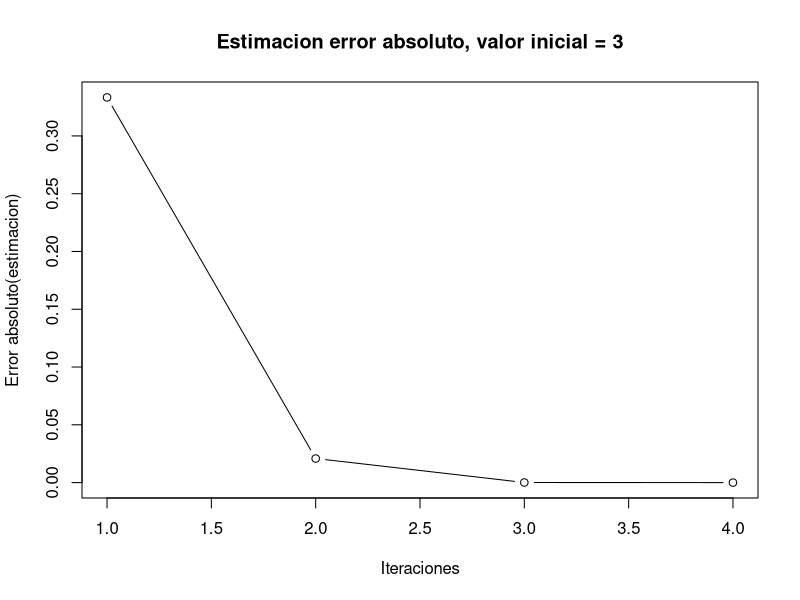
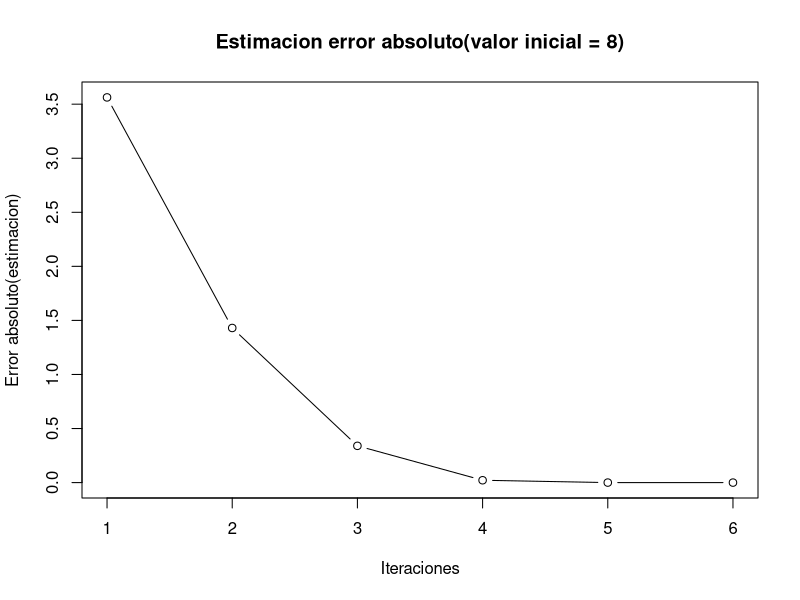
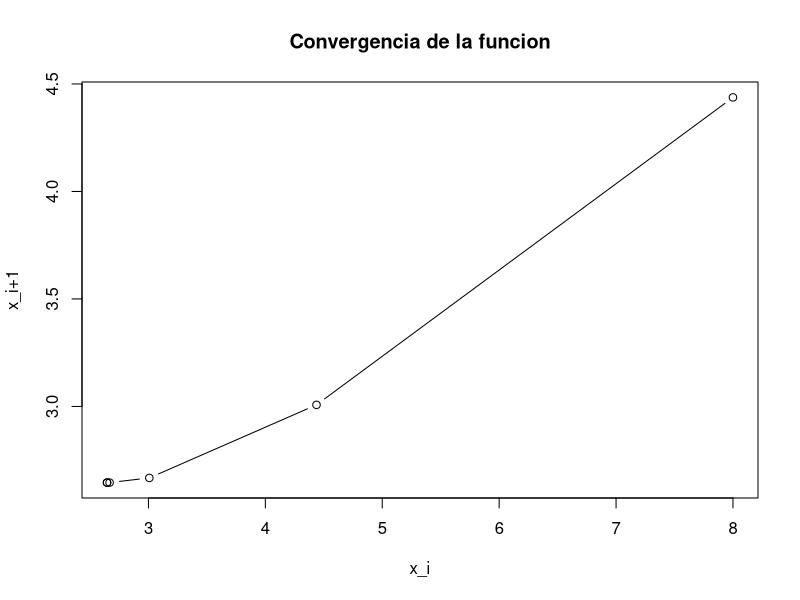
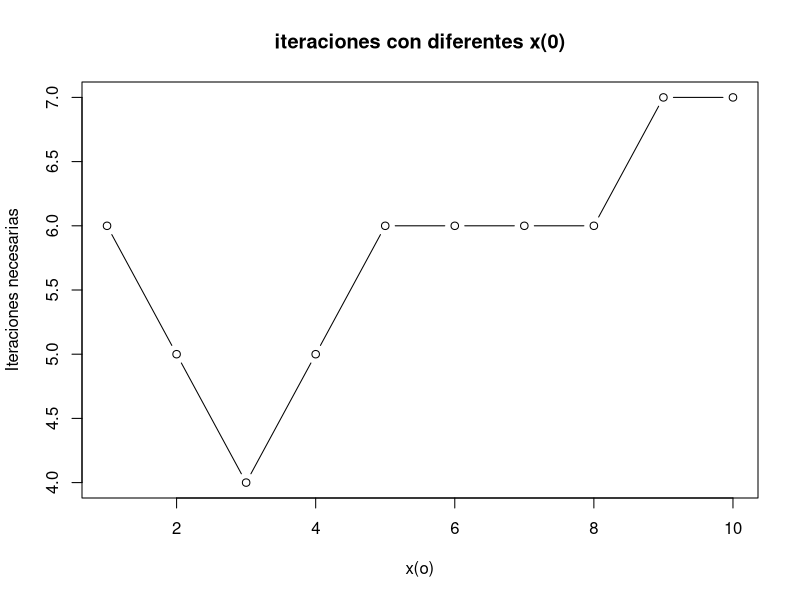

These charts were generated, in order, by the following R code:
## ---- chunk 1
funcion  = function(x,n){
  return ((1/2)*(x+n/x))
}
## ---- chunk 2
raizCuadrada = function(x,n,E){
  y <- funcion(x,n)
  resultadosParciales =c()
  errorAbsoluto<-c()
  errorRelativo<-c()
  while(abs(x-y)>E){
    errorAbsoluto <- c(errorAbsoluto,abs(x-y))
    errorRelativo <- c(errorRelativo,abs(x-y)/abs(y))
    resultadosParciales = c(resultadosParciales,y)
    x <- y
    y <- funcion(x,n)
  }
  errorAbsoluto <- c(errorAbsoluto,abs(x-y))
  errorRelativo <- c(errorRelativo,abs(x-y)/abs(y))
  resultadosParciales = c(resultadosParciales,y)
  lista = list("errorAbsoluto" = errorAbsoluto,"errorRelativo" = errorRelativo, "resultadosParciales" = resultadosParciales, "y" = y)
}
## ---- chunk 3
x <- 3
n <- 7
E <- 1e-8
## ---- chunk 4
resultados = raizCuadrada(x,n,E)
iteraciones = length(resultados$errorAbsoluto)
resultadoFinal = resultados$resultadosParciales[iteraciones]

cat("Raiz cuadrada de", n, "=", resultadoFinal,"\n")

cat("Error < ",1e-8, "\n")

cat("Error de truncamiento:", abs(7-resultadoFinal^2),"\n")

cat("Estimacion del error de truncamiento ", resultados$errorAbsoluto[iteraciones],"\n")

cat("Estimacion del error relativo: ", resultados$errorRelativo[iteraciones],"\n")
## ---- chunk 5
plot(resultados$errorAbsoluto, type = "b", xlab="Iteraciones", ylab="Error absoluto(estimacion)", main = "Estimacion error absoluto, valor inicial = 3")
## ---- chunk 6
tablaErrores <- data.frame(
  "iteraciones" = 1:iteraciones,
  "x_i" = resultados$resultadosParciales,
  "errorAbsoluto" = resultados$errorAbsoluto,
  "errorRelactivo" = resultados$errorRelativo
)

print(tablaErrores)
## ---- chunk 7
results = c()
iterations = c()
absoluteError = c()
relativeError = c()

for(i in 1:10){
  resultados = raizCuadrada(i,n,E)
  results = c(results,resultados$y)
  i = length(resultados$errorAbsoluto)
  iterations = c(iterations,i)
  absoluteError = c(absoluteError,resultados$errorAbsoluto[i])
  relativeError = c(relativeError,resultados$errorRelativo[i])
}

tablaErrores <- data.frame(
  "x_0" = 1:10,
  "raiz" = results,
  "iteraciones" = iterations,
  "errorRelactivo" = relativeError,
  "errorAbsoluto" = absoluteError
)

print(tablaErrores)
## ---- chunk 8
resultados = raizCuadrada(8,n,E)

plot(resultados$errorAbsoluto, type = "b", xlab="Iteraciones", ylab="Error absoluto(estimacion)", main = "Estimacion error absoluto(valor inicial = 8)")
## ---- chunk 9
iteraciones = length(resultados$resultadosParciales)
xi = (resultados$resultadosParciales)[-iteraciones]
plot(x =c(8,xi),y = resultados$resultadosParciales, type = "b", xlab="x_i", ylab="x_i+1", main = "Convergencia de la funcion")
## ---- chunk 10
plot(x = 1:10,y = iterations, type = "b", xlab="x(o)", ylab="Iteraciones necesarias", main = "iteraciones con diferentes x(0)")
## ---- chunk 11
options(digits = 17)
cat("Raiz cuadrada de", n, "=", resultadoFinal,"\n")
